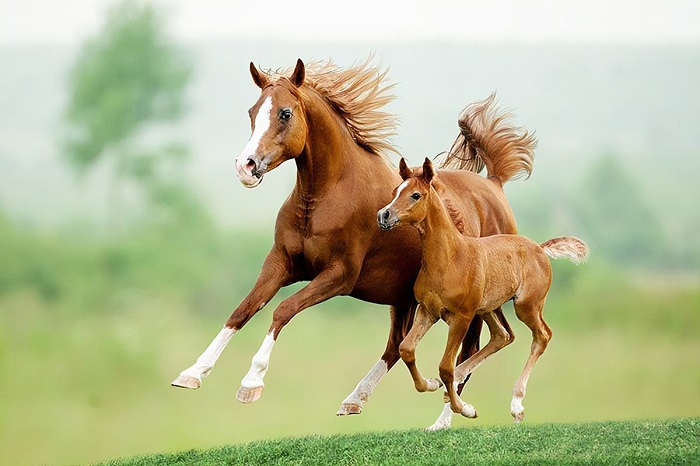
#> input picture DIP/1.jpg, 700 x 466 px
$ python Compression.py
#> lines starting #> are read from the running program, lines starting #| are printed output that depends on the picture; after the words box and inside, x2 and y2 are one past the last pixel; in counts of white or black regions, pixels touching at a corner belong together
import matplotlib.pyplot as plt
import numpy as np


def main():
    rgb = plt.imread('1.jpg')
#> rgb is the input picture: shape (466, 700, 3); mean R, G, B 182.1, 185.8, 145.7
    grayscale = rgb_to_grayscale(rgb)

    img_set = [grayscale]
    title_set = ['Grayscale']

    fft_img = np.fft.fft2(grayscale)
    fft_img_sort = np.sort(np.abs(fft_img.ravel()))

    n = len(fft_img_sort)

    for keep in (0.75, 0.50, 0.1, 0.05, 0.01, 0.001, 0.0001):
        thresh = fft_img_sort[int(np.floor(n * (1-keep)))]
        ind = np.abs(fft_img) > thresh
        allow_pass = fft_img * ind
        ifft_img = np.fft.ifft2(allow_pass).real

        img_set.append(ifft_img)
        title_set.append("Compressed (keep= {}%)".format(keep*100))

    plot_img(img_set, title_set)


def rgb_to_grayscale(rgb):
    red, green, blue = rgb[:, :, 0], rgb[:, :, 1], rgb[:, :, 2]
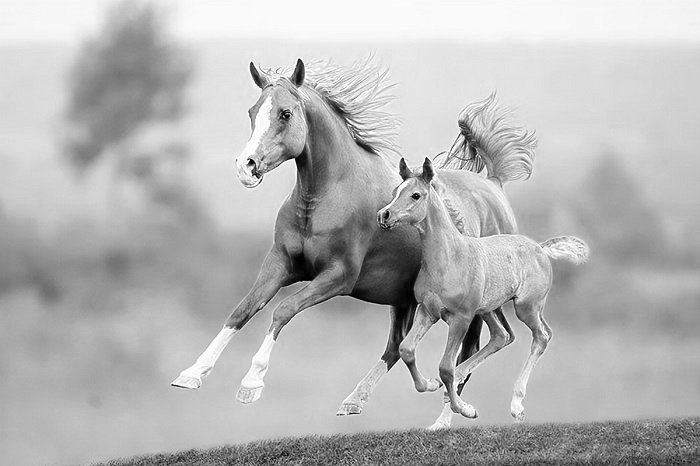
#> red: shape (466, 700); min 0, max 255, mean 182.1
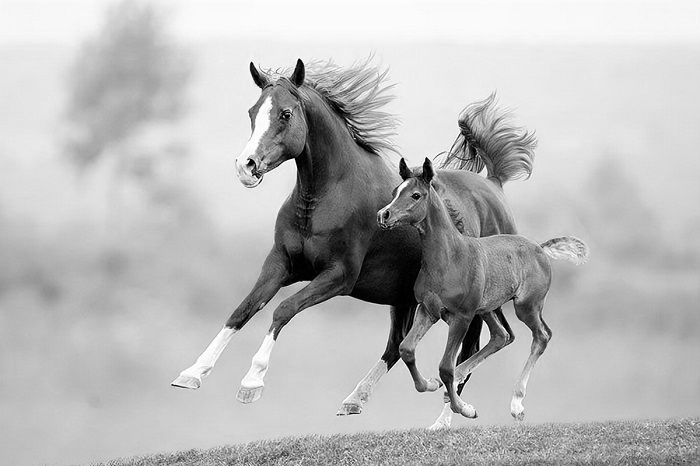
#> green: shape (466, 700); min 0, max 255, mean 185.8
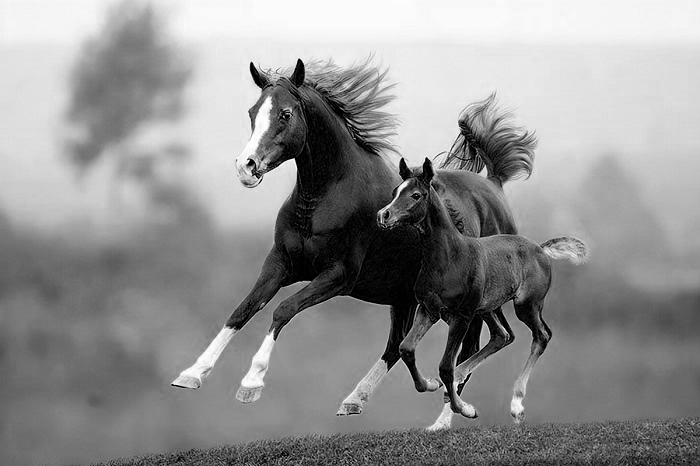
#> blue: shape (466, 700); min 0, max 255, mean 145.7

    graysclae = red * 0.2989 + green * 0.5870 + blue * 0.1140
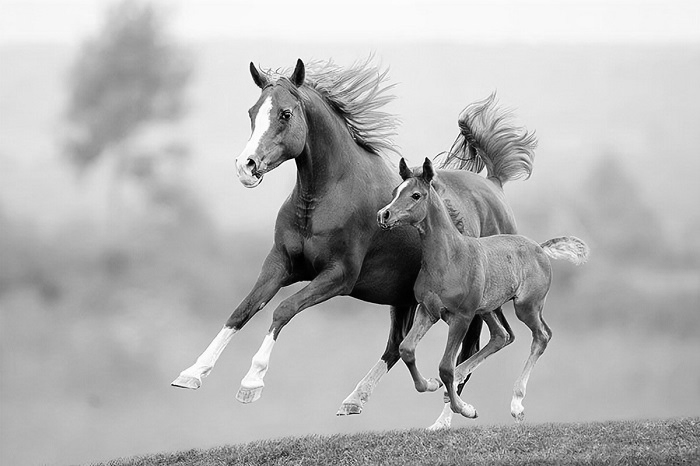
#> graysclae: shape (466, 700) float64; min 0, max 255, mean 180.1
    graysclae = graysclae.astype(int)
#> in main, `n = len(fft_img_sort)`: n = 326200
#> the loop in main, `for keep in (0.75, 0.50, 0.1, 0.05, 0.01, 0.001, 0.0001):` made 7 passes
#> thresh on passes 1 to 7: 2631.2, 4708.2, 13161.4, 18253.5, 50382, 228847.8, 1158841.6
#> pass 1, in main, `ind = np.abs(fft_img) > thresh`:
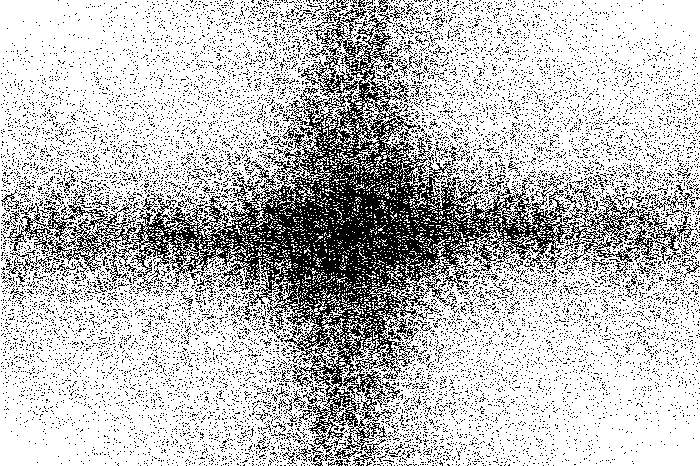
#> ind: shape (466, 700) bool; 75% white; black in thin lines or dots
#> pass 2, in main, `ind = np.abs(fft_img) > thresh`:
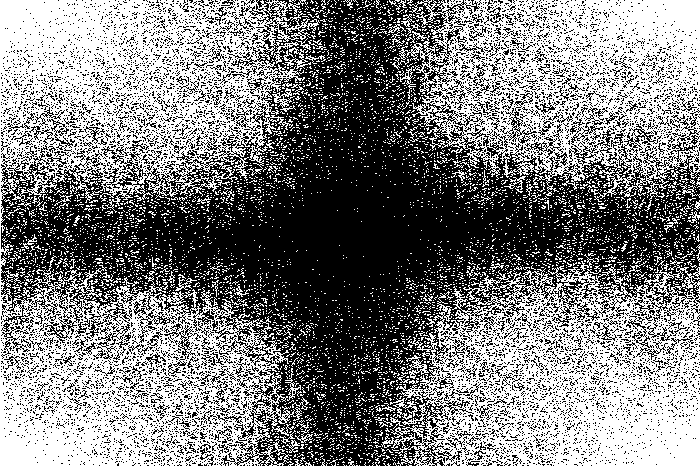
#> ind: shape (466, 700) bool; 50% white; 5075 white regions (4982 under 20 px), largest, box (x1, y1, x2, y2) and area: (0, 0, 320, 466) 73081, (381, 254, 700, 466) 38336, (399, 0, 700, 212) 34026
#> after the loop in main, `for keep in (0.75, 0.50, 0.1, 0.05, 0.01, 0.001, 0.0001):`: img_set = 8 items; title_set = ['Grayscale', 'Compressed (keep= 75.0%)', 'Compressed (keep= 50.0%)', 'Compressed (keep= 10.0%)', 'Compressed (keep= 5.0%)', 'Compressed (keep= 1.0%)', 'Compressed (keep= 0.1%)', 'Compressed (keep= 0.01%)']

    return graysclae


def plot_img(img_set, title_set):
    n = len(img_set)
#> n = 8
    plt.figure(figsize=(15, 15))

    for i in range(n):
        plt.subplot(2, 4, i+1)
        plt.title(title_set[i])

        ch = len(img_set[i].shape)
        if ch == 3:
            plt.imshow(img_set[i])
        else:
            plt.imshow(img_set[i], cmap='gray')

    plt.show()
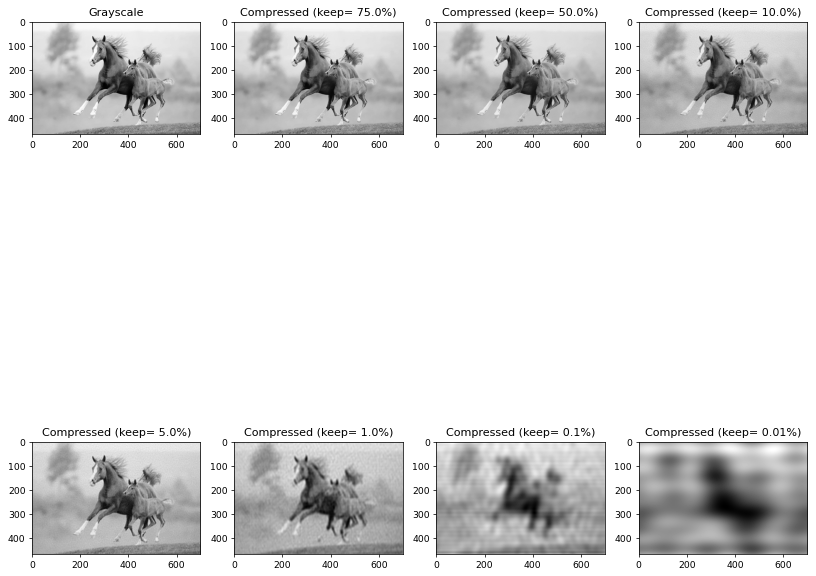
#> figure drawn by matplotlib, 8 panels


if __name__ == '__main__':
    main()
